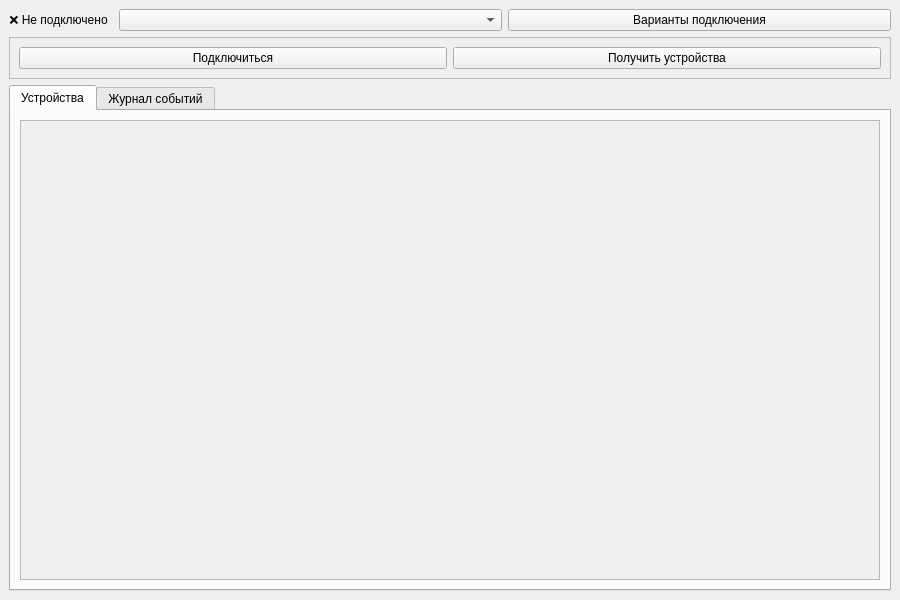
<?xml version="1.0" encoding="UTF-8"?>
<ui version="4.0">
 <class>MainWindow</class>
 <widget class="QMainWindow" name="MainWindow">
  <property name="geometry">
   <rect>
    <x>0</x>
    <y>0</y>
    <width>900</width>
    <height>600</height>
   </rect>
  </property>
  <property name="windowTitle">
   <string>IoT Лаборатория</string>
  </property>
  <widget class="QWidget" name="centralwidget">
   <layout class="QVBoxLayout" name="verticalLayout">
    <item>
     <layout class="QHBoxLayout" name="horizontalLayoutTopInfo">
      <item>
       <widget class="QLabel" name="labelConnectionInfo">
        <property name="sizePolicy">
         <sizepolicy hsizetype="Fixed" vsizetype="Preferred">
          <horstretch>0</horstretch>
          <verstretch>0</verstretch>
         </sizepolicy>
        </property>
        <property name="styleSheet">
         <string notr="true">padding-right: 5px;</string>
        </property>
        <property name="text">
         <string>❌ Не подключено</string>
        </property>
        <property name="alignment">
         <set>Qt::AlignmentFlag::AlignCenter</set>
        </property>
       </widget>
      </item>
      <item>
       <widget class="QComboBox" name="comboConnections">
        <property name="sizePolicy">
         <sizepolicy hsizetype="Preferred" vsizetype="Fixed">
          <horstretch>0</horstretch>
          <verstretch>0</verstretch>
         </sizepolicy>
        </property>
       </widget>
      </item>
      <item>
       <widget class="QPushButton" name="btnConnectSettings">
        <property name="toolTip">
         <string>Открыть список подключений</string>
        </property>
        <property name="text">
         <string>Варианты подключения</string>
        </property>
       </widget>
      </item>
     </layout>
    </item>
    <item>
     <widget class="QFrame" name="buttonPanel">
      <property name="frameShape">
       <enum>QFrame::Shape::StyledPanel</enum>
      </property>
      <layout class="QHBoxLayout" name="horizontalLayoutButtons">
       <item>
        <widget class="QPushButton" name="btnConnect">
         <property name="text">
          <string>Подключиться</string>
         </property>
        </widget>
       </item>
       <item>
        <widget class="QPushButton" name="btnGetDevices">
         <property name="text">
          <string>Получить устройства</string>
         </property>
         <property name="icon">
          <iconset resource="../../resources/resources_rc.qrc">
           <normaloff>:/icon/icons/get_devices.png</normaloff>:/icon/icons/get_devices.png</iconset>
         </property>
        </widget>
       </item>
      </layout>
     </widget>
    </item>
    <item>
     <widget class="QTabWidget" name="tabWidgetMain">
      <property name="currentIndex">
       <number>0</number>
      </property>
      <property name="iconSize">
       <size>
        <width>28</width>
        <height>28</height>
       </size>
      </property>
      <widget class="QWidget" name="tabDevices">
       <attribute name="icon">
        <iconset>
         <normalon>:/icon/icons/devices.png</normalon>
        </iconset>
       </attribute>
       <attribute name="title">
        <string>Устройства</string>
       </attribute>
       <layout class="QVBoxLayout" name="verticalLayoutDevices">
        <item>
         <widget class="QScrollArea" name="scrollAreaDevices">
          <property name="widgetResizable">
           <bool>true</bool>
          </property>
          <property name="alignment">
           <set>Qt::AlignmentFlag::AlignRight|Qt::AlignmentFlag::AlignTrailing|Qt::AlignmentFlag::AlignVCenter</set>
          </property>
          <widget class="QWidget" name="scrollAreaWidgetContents">
           <property name="geometry">
            <rect>
             <x>0</x>
             <y>0</y>
             <width>856</width>
             <height>439</height>
            </rect>
           </property>
           <layout class="QVBoxLayout" name="layoutDeviceList"/>
          </widget>
         </widget>
        </item>
       </layout>
      </widget>
      <widget class="QWidget" name="tabLogs">
       <attribute name="icon">
        <iconset>
         <normalon>:/icon/icons/log.png</normalon>
        </iconset>
       </attribute>
       <attribute name="title">
        <string>Журнал событий</string>
       </attribute>
       <layout class="QVBoxLayout" name="verticalLayoutLogs">
        <item>
         <widget class="QTextEdit" name="textEditLogs">
          <property name="readOnly">
           <bool>true</bool>
          </property>
          <property name="placeholderText">
           <string>Здесь отображаются логи работы программы...</string>
          </property>
         </widget>
        </item>
       </layout>
      </widget>
     </widget>
    </item>
   </layout>
  </widget>
 </widget>
 <resources>
  <include location="../../resources/resources_rc.qrc"/>
 </resources>
 <connections/>
</ui>
